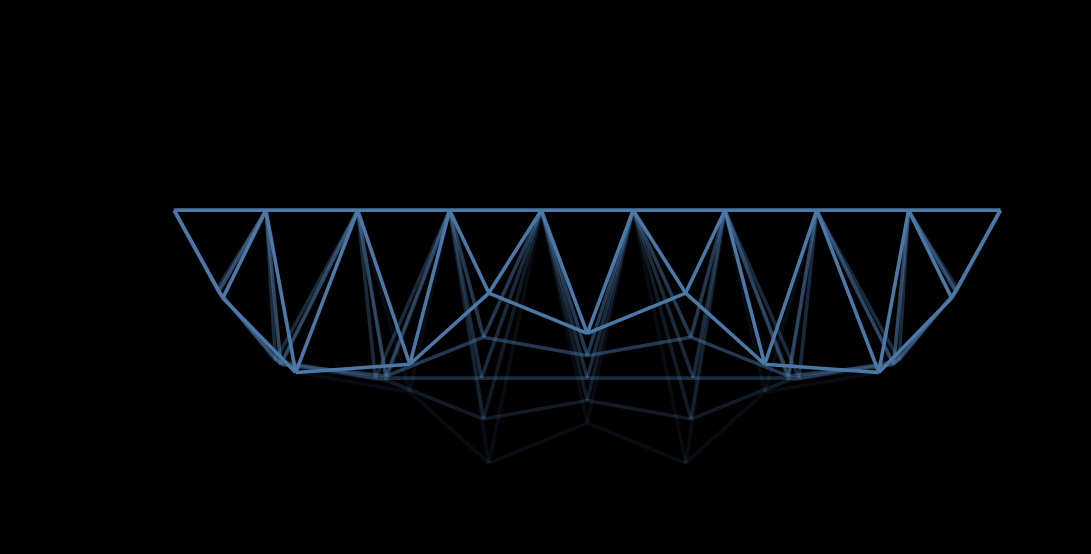

Notebook cell for this chart:
### Code cell
doeFile = "C:/Users/ewhalen/OneDrive - Massachusetts Institute of Technology/research/data/trusses/EW/v1.3/param_3_design_9_N_5.csv"
allGraphs = loadGhGraphs(doeFile, NUM_DV=1)
plotList = [plotTruss(g, withoutConfigure=True, lineOpacity=o) for g,o in zip(allGraphs, opacities)]
alt.layer(*plotList, background='none').configure_view(strokeOpacity=0)
